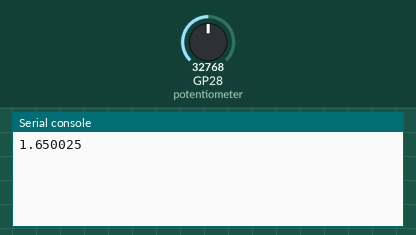
This program was run on a simulated Raspberry Pi Pico running MicroPython. Parts: the last lines printed to the serial console. Inputs (shaded band) come from the test bench; at power-on: GP28 (potentiometer) = 32768 (analog values on the 0–65535 scale).

Above: at 1.2 s.
1.3 s: GP28 (potentiometer) set to 45874
At 2.8 s:
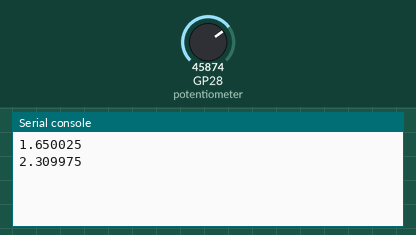
4.0 s: GP28 (potentiometer) set to 57670
At 5.5 s:
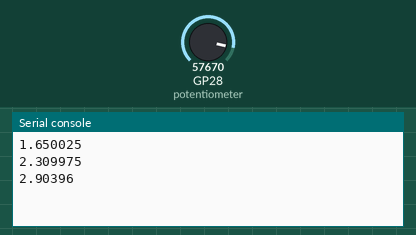
Timing chart, 0 to 7.0 s (numbered marks = the images above; inputs shaded):
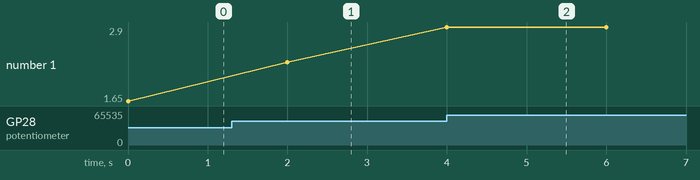

The program:

voltmeter.py
```python
# Author: Jesus Minjares
# Master of Science in Computer Engineering
# Date 01-07-22

import machine
import utime

# Use pin 28 for ADC
potentiometer = machine.ADC(28)
# conversion factor for analog to digital
conversion_factor = 3.3 / (65535)

while True:
    # convert reading to voltage
    voltage = potentiometer.read_u16() * conversion_factor
    print(voltage)  # diplay voltage
    utime.sleep(2)  # 2 second delay
```

Measured:
- after the input at 1.3 s, the serial console: prints a new line after 0.70 s (image 1)
- after the input at 4.0 s, the serial console: prints a new line at once (image 2)
- plotted number 1: 1.65 → 2.31 after the input at 1.3 s, 2.31 → 2.9 after the input at 4.0 s
